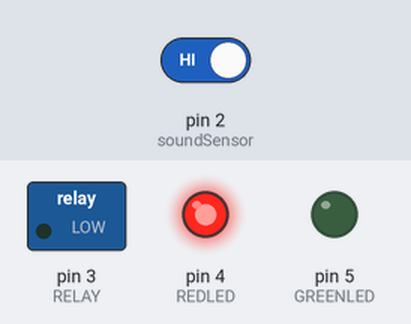
Bench run of a sketch on a simulated Arduino Uno, built with avr-gcc and run on an emulated ATmega328P. On the bench: switched loads named in the sketch (green lamp = pin HIGH), output pins drawn as LEDs (lit = HIGH). Dashed ring = blinking. Inputs (shaded band) come from the test bench; at power-on: pin 2 (soundSensor) HIGH. What the sketch prints to the serial monitor is not drawn.

Above: at 1.2 s.
1.3 s: pin 2 (soundSensor) driven LOW
At 1.6 s:
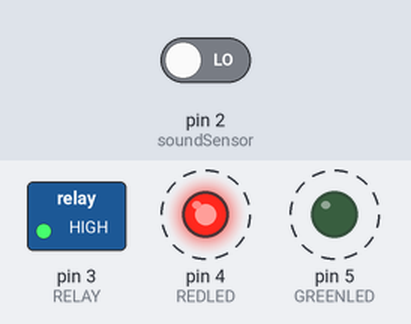
4.3 s: pin 2 (soundSensor) driven HIGH
At 4.3 s:
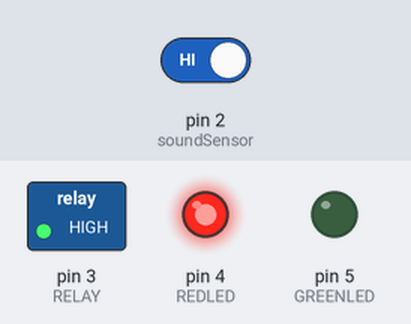
Timing chart, 0 to 7.3 s (numbered marks = the images above; inputs shaded):
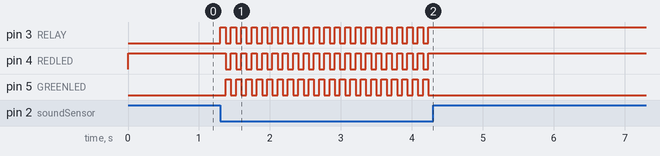

Measured:
- after the input at 1.3 s, pin 3 (RELAY): alternates HIGH for 0.07 s and LOW for 0.07 s, starting at once; pin 4 (REDLED), pin 5 (GREENLED): alternates HIGH for 0.07 s and LOW for 0.07 s, starting after 0.08 s
- after the input at 4.3 s, pin 3 (RELAY), pin 4 (REDLED): stops changing and stays HIGH; pin 5 (GREENLED): stops changing and stays LOW

The sketch:

TouchLess_Switch.ino
```cpp
const int RELAY = 3;
const int soundSensor = 2;
const int REDLED = 4;
const int GREENLED = 5;

bool LED_STATE = false;
void setup() {
  // put your setup code here, to run once:

  Serial.begin(9600); // Initialize serial communication for debugging
  pinMode(RELAY, OUTPUT);
  pinMode(soundSensor, INPUT); // Set the sensor pin as an input
  pinMode(REDLED, OUTPUT);
  pinMode(GREENLED, OUTPUT);
  digitalWrite(RELAY, LOW);
  digitalWrite(GREENLED, LOW);
  digitalWrite(REDLED, HIGH);
}

void loop() {
  int sensorValue = digitalRead(soundSensor);
  Serial.println(sensorValue);
  if ( LED_STATE == false) {
    if (sensorValue == LOW) {
      Serial.println("LED OFF!"); // Print a message when an obstacle is detected
      LED_STATE = true;
      digitalWrite(RELAY, HIGH);
      digitalWrite(GREENLED, LOW);
      digitalWrite(REDLED, HIGH);
      delay(70);
    }
  } else if (LED_STATE = true) {
    if (sensorValue == LOW) {
      Serial.println("LED ON!"); // Print a message when no obstacle is detected
      LED_STATE = false;
      digitalWrite(RELAY, LOW);
      digitalWrite(GREENLED, HIGH);
      digitalWrite(REDLED, LOW);
      delay(70);
    }
  }
  // put your main code here, to run repeatedly:
  delay(3);
}
```
